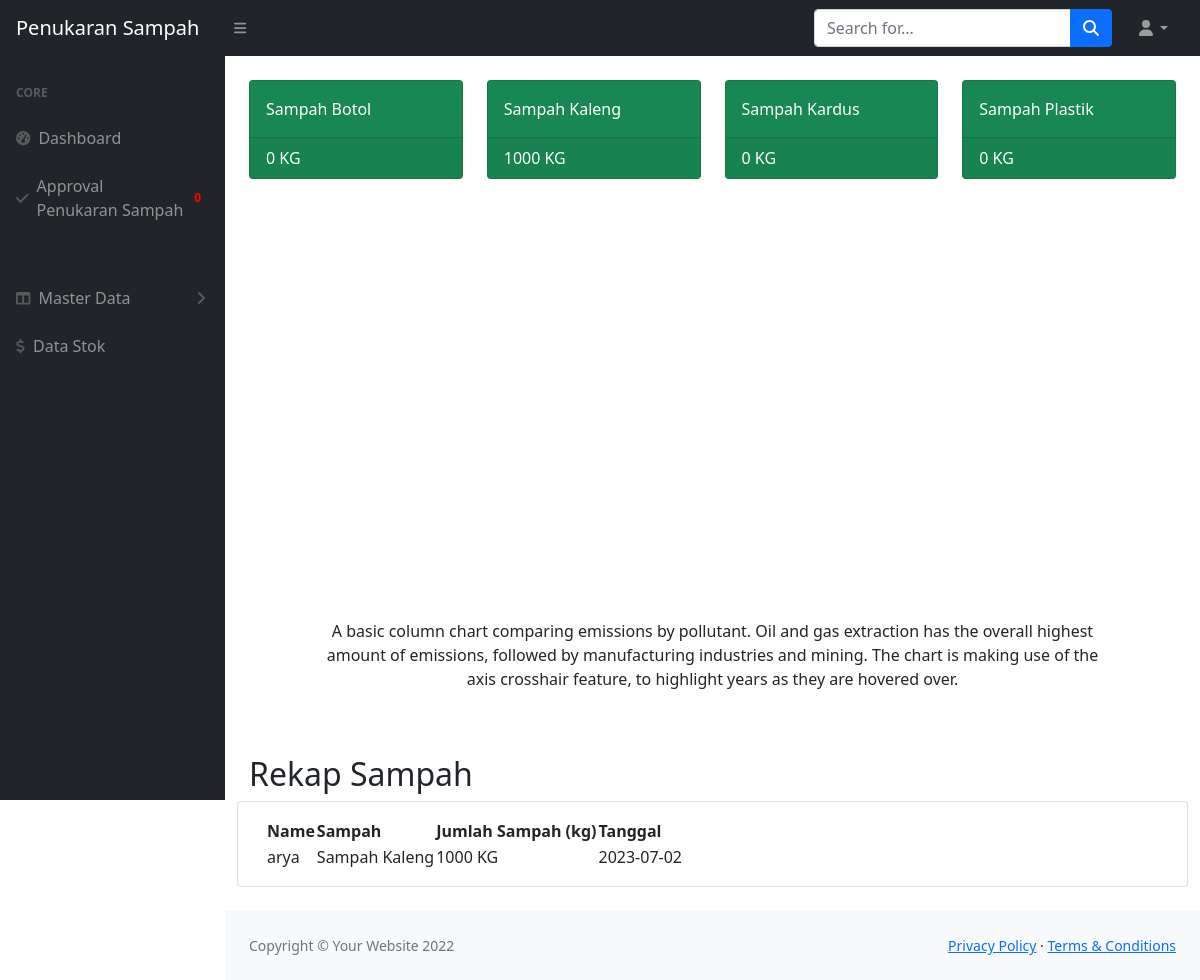
The page /ketua/index.php (signed in) on the database its author committed.
### tables this page shows
CREATE TABLE `tb_sampah` (
  `id_sampah` varchar(100) NOT NULL,
  `nama` varchar(100) NOT NULL,
  `jumlah_poin_per_kg` varchar(100) NOT NULL
);

### ketua/index.php (the view)
   <?php
            include 'view/header.php';
            include 'view/sidebar.php';
?>
            <div id="layoutSidenav_content">
            <div class="container-fluid px-4">
                <main>
                <div class="row">
                    <?php
                                $qselectdata = mysqli_query($koneksi,"SELECT * FROM tb_sampah");
                                while ($data = mysqli_fetch_array($qselectdata)) {
                                    ?>
                                    <div class="col-xl-3 col-md-6">
                                            <div class="card bg-success text-white mb-4">
                                                <div class="card-body"><?php  echo $data['nama'];   ?></div>
                                                <div class="card-footer d-flex align-items-center justify-content-between">
                                                    <?php
                                                    $selectsampahuser= mysqli_query($koneksi,"SELECT * From tb_sampah_user WHERE id_sampah ='$data[id_sampah]'");
                                                    $total = 0;
                                                    while ( $datasampah = mysqli_fetch_array($selectsampahuser)) {
                                                        $total = $datasampah['jumlah_sampah']+$total ;
                                                    }
                                                    echo $total." "."KG";
                                                    ?>
                                                </div>
                                            </div>
                                        </div>
                                    <?php
                                }
                            ?>
                    <center>
                  <?php
                            include 'chart.php';
                  ?>
                  <br>
                  <br>
                    </center>
                        <br>
                        <br>
                        <h2>Rekap Sampah</h2>
                        <div class="card mb-4">
                    <div class="card-body">
                                <table id="datatablesSimple">
                                    <thead>
                                        <tr>
                                            <th>Name</th>
                                            <th>Sampah</th>
                                            <th>Jumlah Sampah (kg)</th>
                                            <th>Tanggal</th>
                                        </tr>
                                    </thead>
                                    <tbody>
                                    <?php
                                            $selectdata = mysqli_query($koneksi,"SELECT tb_user.nama as nama_user, tb_sampah.nama , tb_rekap_sampah.jumlah_Kg,tb_rekap_sampah.tanggal_masuk FROM tb_rekap_sampah inner join tb_user on tb_rekap_sampah.id_user = tb_user.id_user inner join tb_sampah on tb_rekap_sampah.id_sampah = tb_sampah.id_sampah ");
                                            while ($data = mysqli_fetch_array($selectdata)) {
                                                ?>
                                        <tr>
                                            <td><?php echo $data['nama_user'] ?></td>
                                            <td><?php echo $data['nama'] ?></td>
                                            <td><?php echo $data['jumlah_Kg']." "."KG" ?> </td>
                                            <td><?php echo $data['tanggal_masuk'] ?> </td>
                                        </tr>
                                    <?php
                                            }
                                    ?>
                                    </tbody>
                                    </table>
                                        </div>
            </main>
</div>
    </body>
</html>
<?php
    include 'view/footer.php';
?>

### rows shown on the page
tb_sampah: nama "Sampah Botol", total "0"
tb_sampah: nama "Sampah Kaleng", total "1000"
tb_sampah: nama "Sampah Kardus", total "0"
tb_sampah: nama "Sampah Plastik", total "0"

### other values the page prints
$array['jml'] "0"
$data['nama_user'] "arya"
$data['nama'] "Sampah Kaleng"
$data['jumlah_Kg'] "1000"
$data['tanggal_masuk'] "2023-07-02"
